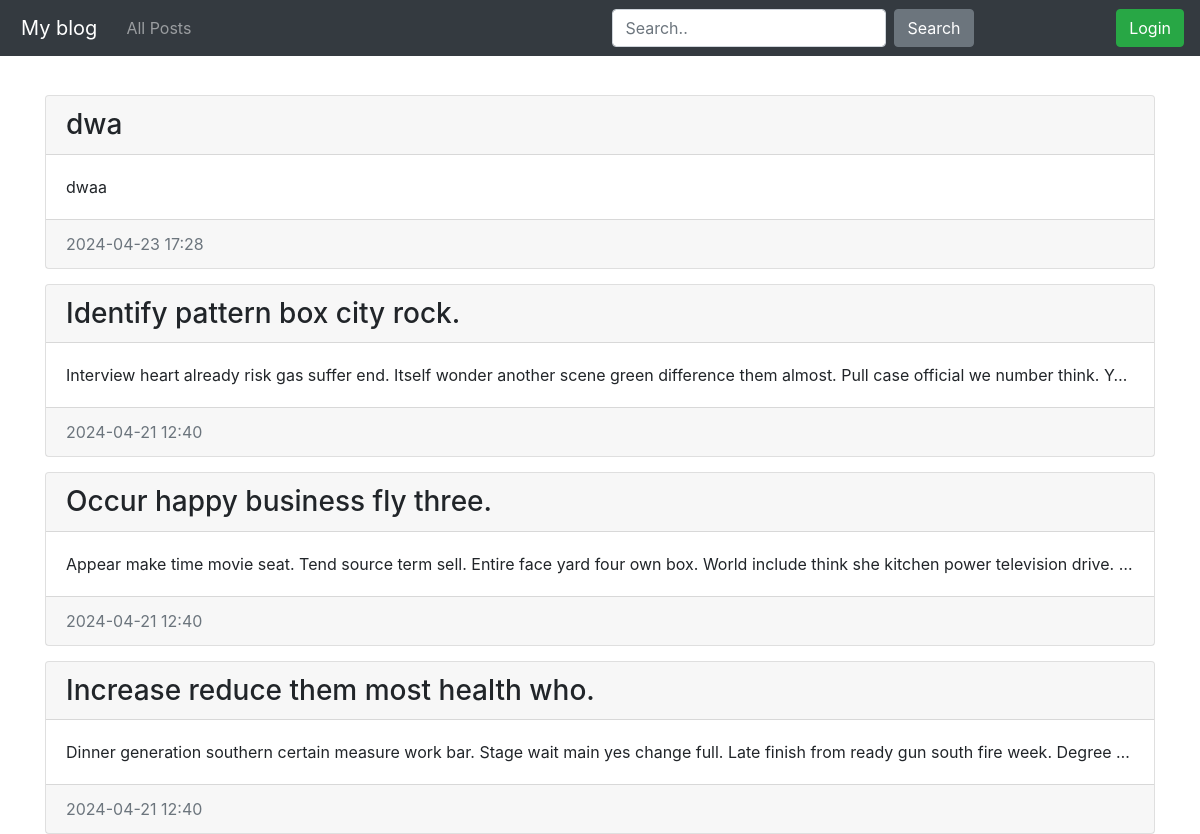
Before: / with the older database file.
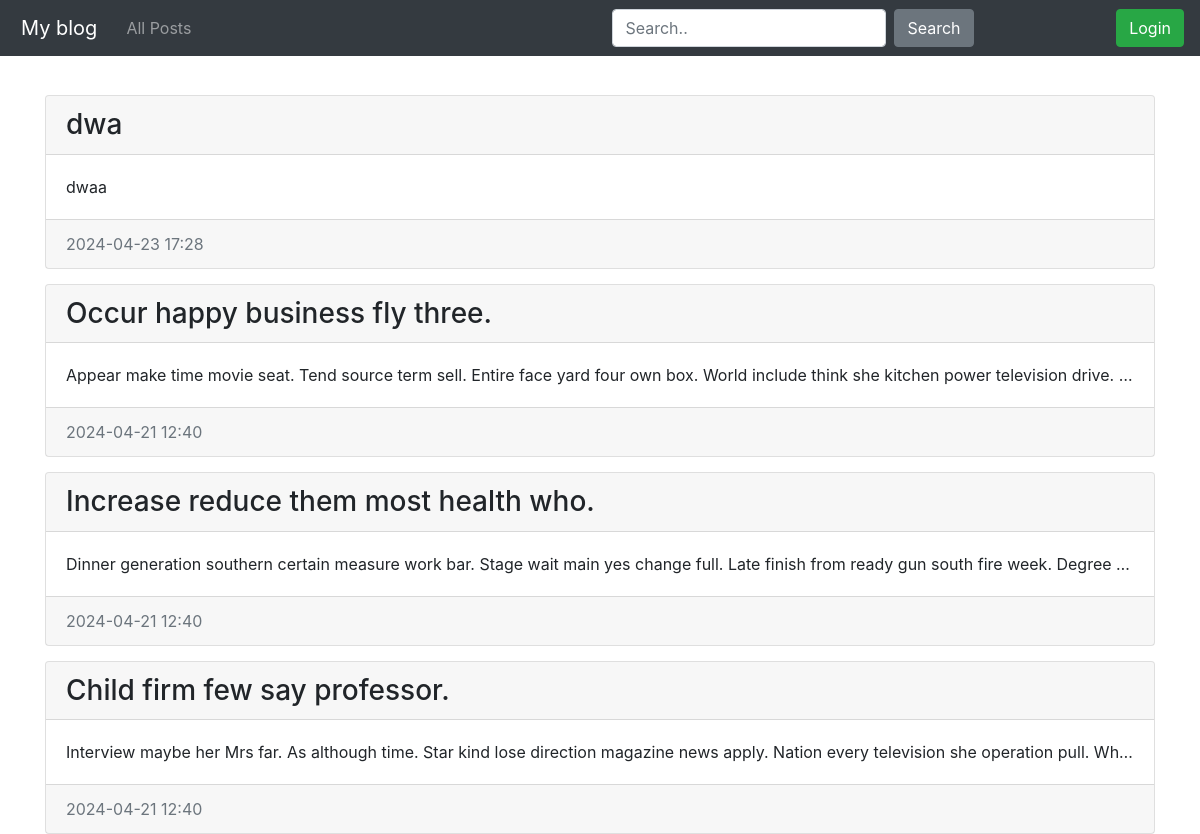
After: the same page with the newer database file.
### blog/models.py (models this page shows)
class Entry(db.Model):
    id = db.Column(db.Integer, primary_key=True)
    title = db.Column(db.String(80), nullable=False)
    body = db.Column(db.Text, nullable=False)
    pub_date = db.Column(db.DateTime, nullable=False,
                         default=datetime.datetime.utcnow)
    is_published = db.Column(db.Boolean, default=False)

### blog/routes.py (the view)
@app.route('/')
def index():
    all_posts = Entry.query.filter_by(is_published=True).order_by(Entry.pub_date.desc()).limit(4).all()
    return render_template('homepage.html', all_posts=all_posts)

### blog/templates/homepage.html (shortened to what this page needs)
{% extends 'base.html' %}
{% block content %}
    {% for post in all_posts %}
        <div class="card">
            <h3 class="card-header">
                {{post.title}}
            </h3>
            <div class="card-body">
                <p class="card-text">
                    {{post.body}}
                </p>
            </div>
            <div class="card-footer text-muted">
                {{post.pub_date.strftime('%Y-%m-%d %H:%M')}}
            </div>
        </div>
    {% endfor %}
{% endblock content%}

### blog/templates/base.html (shortened to what this page needs)
<!doctype html>
<html lang="en">
<head>
 <link rel="stylesheet" href="https://stackpath.bootstrapcdn.com/bootstrap/4.5.0/css/bootstrap.min.css"
>
</head>
<body>
  <nav class="navbar navbar-expand-md navbar-dark bg-dark fixed-top">
    <a class="navbar-brand" href="{{ url_for('index') }}">My blog</a>
    <div class="collapse navbar-collapse" id="navbarsExampleDefault">
        <ul class="navbar-nav mr-auto">
            <li class="nav-item">
                <a class="nav-link" href="{{ url_for('post_all') }}">All Posts</a>
            </li>
        </ul>
    </div>
   <div class="collapse navbar-collapse" id="navbarsExampleDefault">
    <form class="form-inline my-2 my-lg-0">
        <input class="form-control mr-sm-2" type="text" placeholder="Search.." aria-label="Szukaj">
        <button class="btn btn-secondary my-2 my-sm-0" type="submit">Search</button>
    </form>
    <ul class="navbar-nav ml-auto">
        <li class="nav-item">
          {% if session.logged_in %}
            <form class="form-inline my-2 my-lg-0" action="{{ url_for('logout') }}" method="POST">
              <button class="btn btn-danger my-2 my-sm-0" type="submit">Log Out</button>
            </form>
          {% else %}
            <a class="btn btn-success my-2 my-lg-0 " href="{{ url_for('login') }}">Login</a>
          {% endif %}
        </li>
    </ul>
</div>
 </nav>
 <main role="main" class="container">
   {% block content %}
   {% endblock %}
 </main>
</html>

### blog/templates/homepage.html (style rules this page uses)
body { padding-top: 5rem; }
.card { margin-top: 15px; }
.card-text { overflow: hidden; text-overflow: ellipsis; white-space: nowrap; }
a { margin-left: 5px; }

Changed rows visible on the page:
removed Entry: title "Identify pattern box city rock.", body "Interview heart already risk gas suffer end. Itself wonder another scene green difference them almost. Pull case official we number think. Y…", pub_date "2024-04-21 12:40"
now on this page (row unchanged): Entry: title "Child firm few say professor.", body "Interview maybe her Mrs far. As although time. Star kind lose direction magazine news apply. Nation every television she operation pull. Wh…", pub_date "2024-04-21 12:40"
